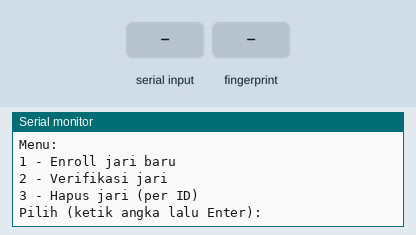
Simulated run of this sketch. Board: Arduino Uno, built with avr-gcc and run on an emulated ATmega328P. On the bench: the last lines printed to the serial monitor. The test bench sets the inputs (shaded band).

Above: at 2.2 s.
2.3 s: "90,45,200\n" received over Serial
At 2.47 s:
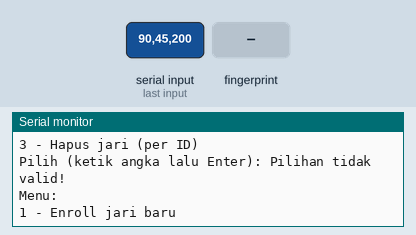
3.9 s: "1\n" received over Serial
At 3.9 s:
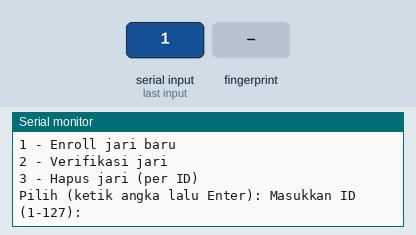
6.4 s: "2\n" received over Serial
At 7.1 s:
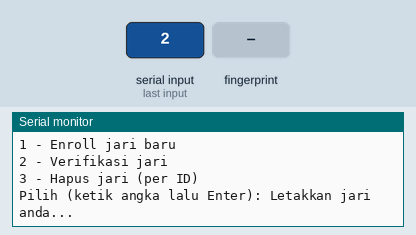
7.9 s: finger stored as number 1 placed on the sensor
At 9.1 s:
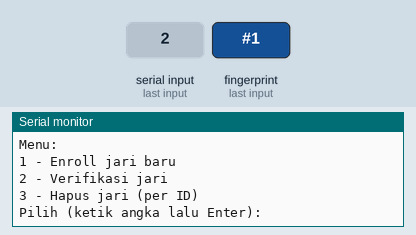
9.7 s: "3\n" received over Serial
At 10.5 s:
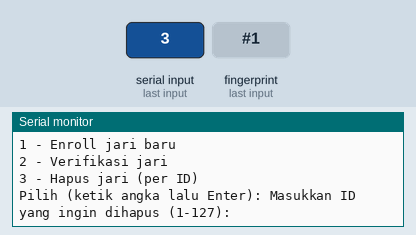
11.2 s: "1,90\n" received over Serial
At 12.2 s:
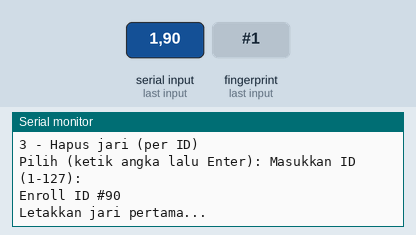

The sketch:

fromscan2.0.ino
```cpp
#include <Adafruit_Fingerprint.h>
#include <SoftwareSerial.h>

SoftwareSerial mySerial(2, 3); // RX=2, TX=3
Adafruit_Fingerprint finger = Adafruit_Fingerprint(&mySerial);

void setup() {
  Serial.begin(9600);
  while (!Serial);  // hapus angka 2 di sini

  Serial.println("Cek sensor sidik jari AS608...");
  finger.begin(57600);  // default AS608 biasanya 57600

  if (finger.verifyPassword()) {
    Serial.println("Sensor ditemukan!");
    finger.getParameters();
    Serial.print("Kapasitas: "); Serial.println(finger.capacity);
    Serial.print("Security level: "); Serial.println(finger.security_level);
  } else {
    Serial.println("Sensor tidak terdeteksi :(");
    while (1) delay(1);
  }
}


void loop() {
  Serial.println("\nMenu:");
  Serial.println("1 - Enroll jari baru");
  Serial.println("2 - Verifikasi jari");
  Serial.println("3 - Hapus jari (per ID)");
  Serial.print("Pilih (ketik angka lalu Enter): ");

  while (!Serial.available());
  int pilihan = Serial.parseInt();  // baca angka utuh

  if (pilihan == 1) {
    enrollFinger();
  } else if (pilihan == 2) {
    getFingerprintID();
  } else if (pilihan == 3) {
    deleteFinger();
  } else {
    Serial.println("Pilihan tidak valid!");
  }
}

// === Fungsi Enroll Sidik Jari ===
void enrollFinger() {
  int id;
  Serial.println("Masukkan ID (1-127): ");
  while (!Serial.available());
  id = Serial.parseInt();

  if (id < 1 || id > 127) {
    Serial.println("ID tidak valid!");
    return;
  }

  Serial.print("Enroll ID #");
  Serial.println(id);

  while (!getFingerprintEnroll(id));
}

// === Fungsi Verifikasi Sidik Jari ===
void getFingerprintID() {
  Serial.println("Letakkan jari anda...");
  while (finger.getImage() != FINGERPRINT_OK);

  if (finger.image2Tz() != FINGERPRINT_OK) {
    Serial.println("Gagal konversi citra");
    return;
  }

  if (finger.fingerFastSearch() != FINGERPRINT_OK) {
    Serial.println("Jari tidak dikenal");
    return;
  }

  // Jika cocok
  Serial.print("Cocok dengan ID #"); Serial.println(finger.fingerID);
  Serial.print("Confidence: "); Serial.println(finger.confidence);
}

// === Fungsi Hapus Sidik Jari ===
void deleteFinger() {
  Serial.println("Masukkan ID yang ingin dihapus (1-127): ");
  while (!Serial.available());
  int id = Serial.parseInt();

  if (id < 1 || id > 127) {
    Serial.println("ID tidak valid!");
    return;
  }

  Serial.print("Menghapus ID #"); Serial.println(id);
  if (finger.deleteModel(id) == FINGERPRINT_OK) {
    Serial.println("Berhasil dihapus!");
  } else {
    Serial.println("Gagal menghapus (ID kosong atau error)");
  }
}

// === Proses Enroll (2x scan jari) ===
uint8_t getFingerprintEnroll(int id) {
  int p = -1;
  Serial.println("Letakkan jari pertama...");
  while (p != FINGERPRINT_OK) {
    p = finger.getImage();
  }

  finger.image2Tz(1);
  Serial.println("Angkat jari..."); delay(2000);

  p = 0;
  while (p != FINGERPRINT_NOFINGER) {
    p = finger.getImage();
  }

  Serial.println("Letakkan jari lagi...");
  p = -1;
  while (p != FINGERPRINT_OK) {
    p = finger.getImage();
  }

  finger.image2Tz(2);
  if (finger.createModel() != FINGERPRINT_OK) {
    Serial.println("Gagal membuat model");
    return 0;
  }

  if (finger.storeModel(id) == FINGERPRINT_OK) {
    Serial.println("Sukses disimpan!");
    return 1;
  } else {
    Serial.println("Gagal menyimpan");
    return 0;
  }
}
```

Measured:
- after the input at 2.3 s, the serial monitor: prints a new line at once (image 1)
- after the input at 6.4 s, the serial monitor: prints a new line at once (image 3)
- after the input at 7.9 s, the serial monitor: prints a new line after 0.30 s (image 4)
- after the input at 9.7 s, the serial monitor: prints a new line at once (image 5)
- after the input at 11.2 s, the serial monitor: prints a new line at once (image 6)
